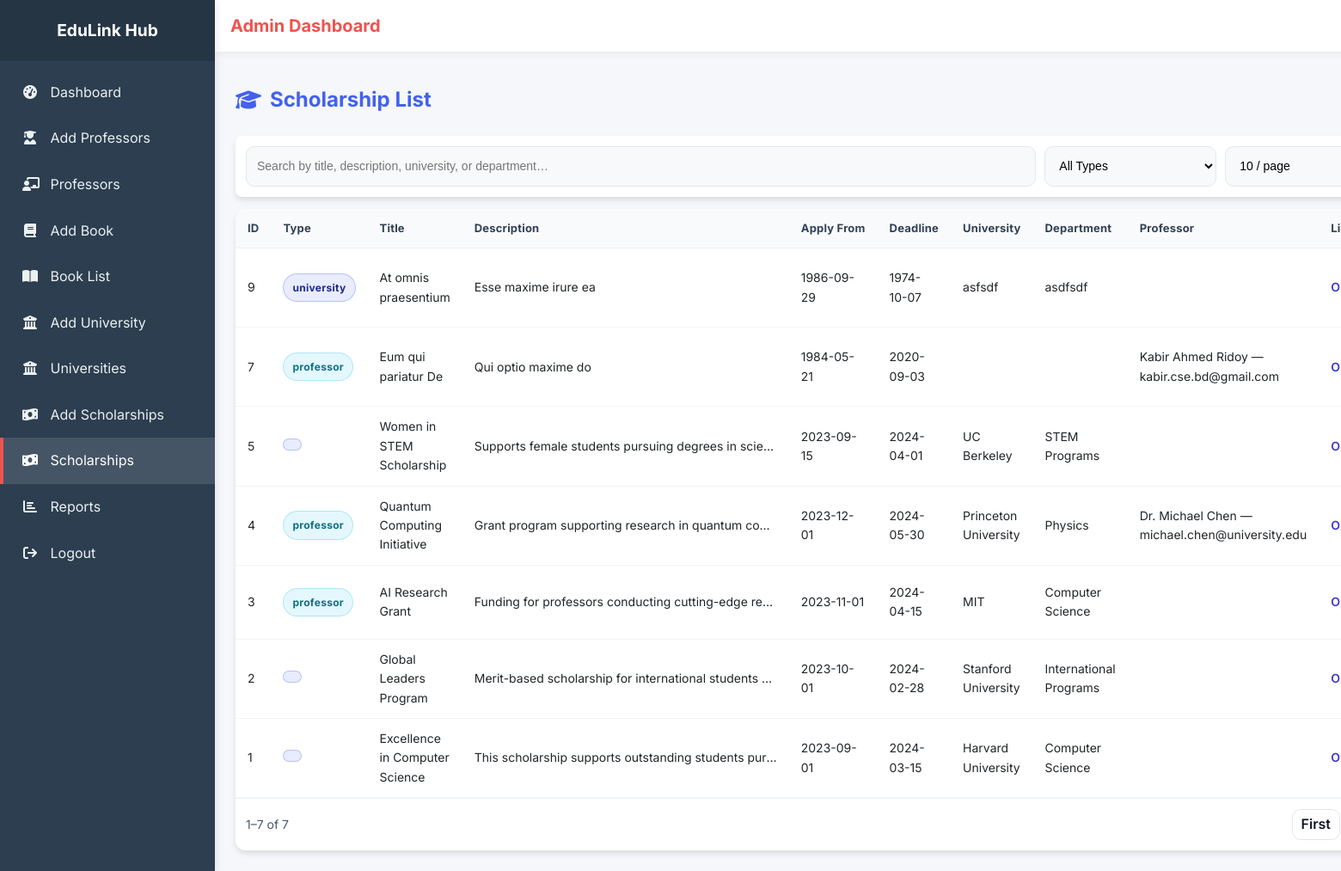
The page /admin/scholarship-list.php?per_page=10&page=1 on the database its author committed.
### tables this page shows
CREATE TABLE `fundings` (
  `id` int(11) NOT NULL,
  `type` enum('university','professor') NOT NULL,
  `title` varchar(255) NOT NULL,
  `description` text NOT NULL,
  `link` varchar(255) NOT NULL,
  `eligibilityCriteria` text DEFAULT NULL,
  `applyDate` date DEFAULT NULL,
  `applicationDeadline` date DEFAULT NULL,
  `university` varchar(255) DEFAULT NULL,
  `department` varchar(255) DEFAULT NULL,
  `professor_id` int(11) DEFAULT NULL,
  `createdAt` timestamp NOT NULL DEFAULT current_timestamp(),
  `updatedAt` timestamp NOT NULL DEFAULT current_timestamp() ON UPDATE current_timestamp()
);

CREATE TABLE `professors` (
  `id` int(11) NOT NULL,
  `name` varchar(255) NOT NULL,
  `image` varchar(255) DEFAULT NULL,
  `researchInterests` longtext NOT NULL CHECK (json_valid(`researchInterests`)),
  `contact_email` varchar(255) NOT NULL,
  `contact_phone` varchar(20) DEFAULT NULL,
  `availability` enum('available','not available') DEFAULT 'available',
  `profileLink` varchar(255) DEFAULT NULL,
  `createdAt` timestamp NOT NULL DEFAULT current_timestamp(),
  `updatedAt` timestamp NOT NULL DEFAULT current_timestamp() ON UPDATE current_timestamp()
);

### admin/scholarship-list.php (the view, shortened to what this page needs)
<?php
require '../config/database.php';
$q        = isset($_GET['q']) ? trim((string)$_GET['q']) : '';
$type     = isset($_GET['type']) ? strtolower(trim((string)$_GET['type'])) : '';
$per_page = isset($_GET['per_page']) ? max(1, (int)$_GET['per_page']) : 10;
$page     = isset($_GET['page']) ? max(1, (int)$_GET['page']) : 1;
$where  = [];
$whereSql = $where ? ('WHERE ' . implode(' AND ', $where)) : '';
$total = 0;
$sqlCount = "SELECT COUNT(*) FROM fundings f $whereSql";
if ($stmt = mysqli_prepare($conn, $sqlCount)) {
    mysqli_stmt_execute($stmt);
    mysqli_stmt_bind_result($stmt, $total);
}
$total_pages = max(1, (int)ceil($total / $per_page));
$page = min($page, $total_pages);
$offset = ($page - 1) * $per_page;
$data = [];
$sql = "SELECT
            f.id, f.type, f.title, f.description, f.link,
            f.applyDate, f.applicationDeadline,
            f.university, f.department, f.professor_id,
            f.createdAt, f.updatedAt,
            p.name AS professor_name, p.contact_email AS professor_email
        FROM fundings f
        LEFT JOIN professors p ON p.id = f.professor_id
        $whereSql
        ORDER BY f.id DESC
        LIMIT $per_page OFFSET $offset";
if ($stmt = mysqli_prepare($conn, $sql)) {
    mysqli_stmt_execute($stmt);
    $res = mysqli_stmt_get_result($stmt);
    if ($res) {
        while ($row = mysqli_fetch_assoc($res)) {
            $data[] = $row;
        }
    }
} else {
    $_SESSION['funding-error'] = 'Failed to load scholarships. (' . mysqli_error($conn) . ')';
}
function link_with_params_s($overrides = [])
{
    $params = [
        'q' => $_GET['q'] ?? '',
        'type' => $_GET['type'] ?? '',
        'per_page' => $_GET['per_page'] ?? 10,
        'page' => $_GET['page'] ?? 1,
    ];
    foreach ($overrides as $k => $v) $params[$k] = $v;
    $qs = http_build_query(array_filter($params, fn($v) => $v !== '' && $v !== null));
    return 'scholarship-list.php' . ($qs ? ('?' . $qs) : '');
}
?>
<!DOCTYPE html>
<html lang="en">
<head>
    <link href="https://cdnjs.cloudflare.com/ajax/libs/font-awesome/6.5.2/css/all.min.css" rel="stylesheet">
    <link rel="stylesheet" href="styles/scholarship-list.css">
    <link rel="stylesheet" href="styles/style.css">
</head>
<body>
    <?php include __DIR__ . '/common/sidebar.php'; ?>
    <main class="main-content">
        <?php include __DIR__ . '/common/navbar.php'; ?>
        <div class="content">
            <div class="page-header">
                <h1 class="page-title"><i class="fa-solid fa-graduation-cap"></i> Scholarship List</h1>
            </div>
            <form class="toolbar" method="get" action="scholarship-list.php"
                style="display:grid; grid-template-columns:1fr 200px 160px auto; gap:10px;">
                <input class="input" type="search" name="q" value="<?= htmlspecialchars($q) ?>"
                    placeholder="Search by title, description, university, or department…" />
                <select class="select" name="type">
                    <option value="" <?= $type === '' ? 'selected' : ''; ?>>All Types</option>
                </select>
                <select class="select" name="per_page">
                    <?php foreach ([10, 20, 50, 100] as $opt): ?>
                        <option value="<?= $opt ?>" <?= $per_page === $opt ? 'selected' : ''; ?>><?= $opt ?> / page</option>
                    <?php endforeach; ?>
                </select>
            </form>
            <div class="card">
                <div class="table-wrap">
                    <table id="schTable">
                        <thead>
                            <tr>
                                <th style="width:72px;">ID</th>
                                <th style="width:120px;">Type</th>
                                <th>Title</th>
                                <th style="width:420px;">Description</th>
                                <th style="width:120px;">Apply From</th>
                                <th style="width:140px;">Deadline</th>
                                <th>University</th>
                                <th>Department</th>
                                <th style="width:180px;">Professor</th>
                                <th style="width:120px;">Link</th>
                            </tr>
                        </thead>
                        <tbody id="schTbody">
                            <?php if (count($data) > 0): ?>
                                <?php foreach ($data as $s): ?>
                                    <?php
                                    $tval = strtolower(trim((string)$s['type']));
                                    $badgeClass = ($tval === 'professor') ? 'prof' : 'uni';
                                    $profLabel = '';
                                    if (!empty($s['professor_name'])) {
                                        $profLabel = $s['professor_name'] . (!empty($s['professor_email']) ? ' — ' . $s['professor_email'] : '');
                                    } elseif (!empty($s['professor_id'])) {
                                        $profLabel = '#' . (int)$s['professor_id'];
                                    }
                                    ?>
                                    <tr>
                                        <td><?= (int)$s['id'] ?></td>
                                        <td><span class="badge <?= $badgeClass ?>"><?= htmlspecialchars($s['type'] ?? '') ?></span></td>
                                        <td><?= htmlspecialchars($s['title'] ?? '') ?></td>
                                        <td class="ellipsis" title="<?= htmlspecialchars($s['description'] ?? '') ?>">
                                            <?= htmlspecialchars($s['description'] ?? '') ?>
                                        </td>
                                        <td><?= htmlspecialchars($s['applyDate'] ?? '') ?></td>
                                        <td><?= htmlspecialchars($s['applicationDeadline'] ?? '') ?></td>
                                        <td><?= htmlspecialchars($s['university'] ?? '') ?></td>
                                        <td><?= htmlspecialchars($s['department'] ?? '') ?></td>
                                        <td><?= htmlspecialchars($profLabel) ?></td>
                                        <td>
                                            <?php if (!empty($s['link'])): ?>
                                                <a class="link" href="<?= htmlspecialchars($s['link']) ?>" target="_blank" rel="noopener">Open</a>
                                            <?php endif; ?>
                                        </td>
                                    </tr>
                                <?php endforeach; ?>
                            <?php endif; ?>
                        </tbody>
                    </table>
                </div>
                <div class="table-footer">
                    <div class="rows-meta" id="rowsMeta">
                        <?php
                        $from = $total ? ($offset + 1) : 0;
                        $to   = min($offset + $per_page, $total);
                        echo htmlspecialchars($from . '–' . $to . ' of ' . $total, ENT_QUOTES, 'UTF-8');
                        ?>
                    </div>
                    <div class="pagination" id="pagination">
                        <a class="page-btn <?= $page <= 1 ? 'disabled' : '' ?>"
                            href="<?= $page <= 1 ? 'javascript:void(0)' : link_with_params_s(['page' => 1]) ?>"
                            style="text-decoration: none;">First</a>
                    </div>
                </div>
            </div>
        </div>
    </main>
</body>
</html>

### admin/styles/scholarship-list.css (style rules this page uses)
:root { --primary-color: #4361ee; --secondary-color: #3f37c9; --accent-color: #4895ef; --light-color: #f8f9fa; --dark-color: #212529; --success-color: #4cc9f0; --warning-color: #f72585; --gray-color: #adb5bd; --border-radius: 8px; --box-shadow: 0 4px 6px rgba(0, 0, 0, 0.1); --transition: all 0.3s ease; }
* { margin: 0; padding: 0; box-sizing: border-box; }
body { font-family: "Inter", sans-serif; background-color: #f5f7fa; color: var(--dark-color); line-height: 1.6; display: flex; min-height: 100vh; }
.main-content { flex: 1; margin-left: 250px; min-height: 100vh; }
.content { padding: 24px; }
.page-header { display: flex; align-items: center; justify-content: space-between; gap: 12px; margin: 8px 0 18px; }
.page-title { font-size: 24px; color: var(--primary-color); display: flex; align-items: center; gap: 10px; font-weight: 700; }
.toolbar { display: grid; grid-template-columns: 1fr 200px 160px; gap: 10px; background: #fff; padding: 12px; border-radius: var(--border-radius); box-shadow: var(--box-shadow); margin-bottom: 14px; }
.input, .select { width: 100%; padding: 10px 12px; border-radius: 10px; border: 1px solid #e5e7eb; outline: none; transition: var(--transition); background: var(--light-color); font-size: 14px; }
.card { background: #fff; border-radius: 12px; box-shadow: var(--box-shadow); overflow: hidden; }
.table-wrap { width: 100%; overflow-x: auto; }
table { width: 100%; border-collapse: separate; border-spacing: 0; min-width: 1300px; }
thead th { background: #f8fafc; position: sticky; top: 0; z-index: 1; text-align: left; font-size: 13px; color: #334155; letter-spacing: 0.2px; padding: 12px 14px; border-bottom: 1px solid #eef2f7; white-space: nowrap; }
tbody td { padding: 12px 14px; border-bottom: 1px solid #f1f5f9; vertical-align: middle; font-size: 14px; }
.link { color: var(--secondary-color); text-decoration: none; font-weight: 600; }
.ellipsis { max-width: 380px; overflow: hidden; text-overflow: ellipsis; white-space: nowrap; }
.badge { display: inline-block; padding: 6px 10px; border-radius: 999px; font-size: 12px; font-weight: 700; letter-spacing: 0.3px; border: 1px solid transparent; }
.badge.uni { background: rgba(67, 97, 238, 0.12); color: #1d2a8a; border-color: rgba(67, 97, 238, 0.3); }
.badge.prof { background: rgba(76, 201, 240, 0.15); color: #0b7285; border-color: rgba(76, 201, 240, 0.35); }
.table-footer { display: flex; align-items: center; justify-content: space-between; gap: 12px; padding: 12px; border-top: 1px solid #eef2f7; background: #fff; flex-wrap: wrap; }
.rows-meta { color: #475569; font-size: 14px; }
.pagination { display: flex; flex-wrap: wrap; gap: 6px; }
.page-btn { min-width: 36px; height: 36px; padding: 0 10px; display: inline-flex; align-items: center; justify-content: center; border: 1px solid #e5e7eb; background: #fff; color: #111827; border-radius: 10px; cursor: pointer; transition: var(--transition); font-weight: 600; }

### admin/styles/style.css (style rules this page uses)
:root { --primary-color: #4361ee; --secondary-color: #3f37c9; --accent-color: #4895ef; --light-color: #f8f9fa; --dark-color: #212529; --success-color: #22c55e; --warning-color: #f72585; --gray-200: #e5e7eb; --radius: 12px; --shadow: 0 8px 20px rgba(2, 6, 23, 0.1); }

### rows shown on the page
fundings: id "9", type "university", title "At omnis praesentium", description "Esse maxime irure ea", applyDate "1986-09-29", applicationDeadline "1974-10-07", university "asfsdf", department "asdfsdf"
fundings: id "7", type "professor", title "Eum qui pariatur De", description "Qui optio maxime do", applyDate "1984-05-21", applicationDeadline "2020-09-03", professor.contact_email "Kabir Ahmed Ridoy — kabir.cse.bd@gmail.com"
fundings: id "5", title "Women in STEM Scholarship", description "Supports female students pursuing degrees in scie…", applyDate "2023-09-15", applicationDeadline "2024-04-01", university "UC Berkeley", department "STEM Programs"
fundings: id "4", type "professor", title "Quantum Computing Initiative", description "Grant program supporting research in quantum co…", applyDate "2023-12-01", applicationDeadline "2024-05-30", university "Princeton University", department "Physics", professor.contact_email "Dr. Michael Chen — michael.chen@university.edu"
fundings: id "3", type "professor", title "AI Research Grant", description "Funding for professors conducting cutting-edge re…", applyDate "2023-11-01", applicationDeadline "2024-04-15", university "MIT", department "Computer Science"
fundings: id "2", title "Global Leaders Program", description "Merit-based scholarship for international students…", applyDate "2023-10-01", applicationDeadline "2024-02-28", university "Stanford University", department "International Programs"
fundings: id "1", title "Excellence in Computer Science", description "This scholarship supports outstanding students pur…", applyDate "2023-09-01", applicationDeadline "2024-03-15", university "Harvard University", department "Computer Science"

### other values the page prints
$label "Dashboard Add Professors Professors Add Book Book List Add University Universities Add Scholarships Scholarships Reports Logout"
$from . '–' . $to . ' of ' . $total "1–7 of 7"
form field per_page "10 / page"
